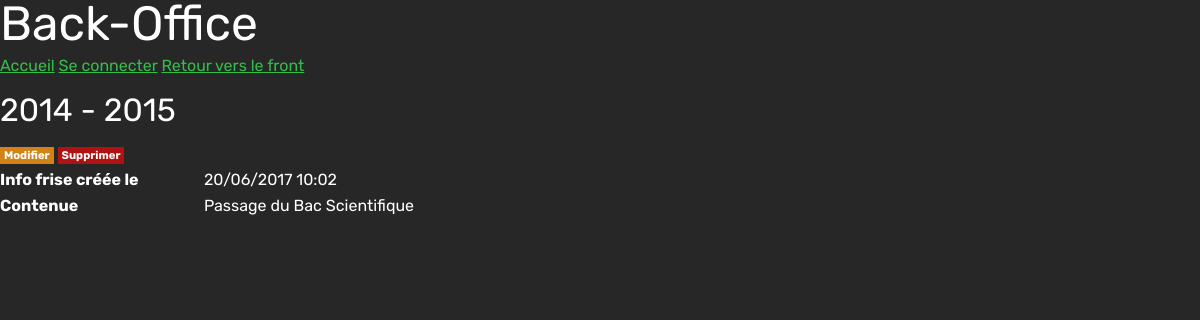
Screenshot of /back/frise.php?id=4 with the database file from the repository.
### tables this page shows
CREATE TABLE `contenue` (
  `id` int(11) NOT NULL,
  `created` datetime NOT NULL,
  `updated` datetime NOT NULL,
  `titre` varchar(50) NOT NULL,
  `texte` text NOT NULL
);

### config/functions.php (called while the page is built, shortened)
<?php
function dateEU($input, $hour = false){
	if(empty($input))
		return 'n.c.';
	else{
		$time = new DateTime($input);
		if($hour)
			return $time->format('d/m/Y H:i');
		else
			return $time->format('d/m/Y');
	}
}

### back/frise.php (the view, shortened to what this page needs)
<?php
include('../config/settings.php');
$contenue = $db->prepare('SELECT * FROM contenue WHERE id = :i');
$contenue->bindParam(':i', $_GET['id'], PDO::PARAM_INT);
$contenue->execute();
if($contenue->rowCount() == 0)
	redirect('index.php');
else
	$data = $contenue->fetch(PDO::FETCH_ASSOC);
?><!DOCTYPE html>
<html>
<head>
	<?php include('../includes/head-back.php'); ?>
</head>
<body>
	<?php include('../includes/header-back.php'); ?>
	<article>
		<h1><?= $data['titre'] ?></h1>
		<p>
			<a class="btn btn-small btn-warning" href="updateFrise.php?id=<?= $data['id'] ?>">Modifier</a>
			<a class="btn btn-small btn-error" href="../core/deleteFrise.php?id=<?= $data['id'] ?>">Supprimer</a>
		</p>
		<p>
			<span class="label">Info frise créée le</span>
			<?= dateEU($data['created'], true) ?>
		</p>
        <p><span class="label">Contenue</span>
            <?= $data['texte'] ?></p>
	</article>
</body>
</html>

### css/main-back.css (style rules this page uses)
html { font-family: 'Rubik', sans-serif; font-size: 100%; background: #272727; color: #FFFFFF; }
article, form { margin-bottom: 20px; }
form h1, article h1 { font-size: 2rem; margin-bottom: 20px; }
p { margin-bottom: 10px; }
form label, span.label { display: inline-block; width: 200px; font-weight: bold; vertical-align: top; }
.btn { cursor: pointer; padding: 5px 10px; border: none; background: #fff; font-weight: bold; text-decoration: none; }
.btn-small { padding: 2px 4px; font-size: 0.7rem; }
.btn-warning { background: #d18317; color: #fff; }
.btn-error { background: #b21111; color: #fff; }
a { color: #1E89CC; }

### rows the page displays
contenue: titre "2014 - 2015", created "20/06/2017 10:02", texte "Passage du Bac Scientifique"
